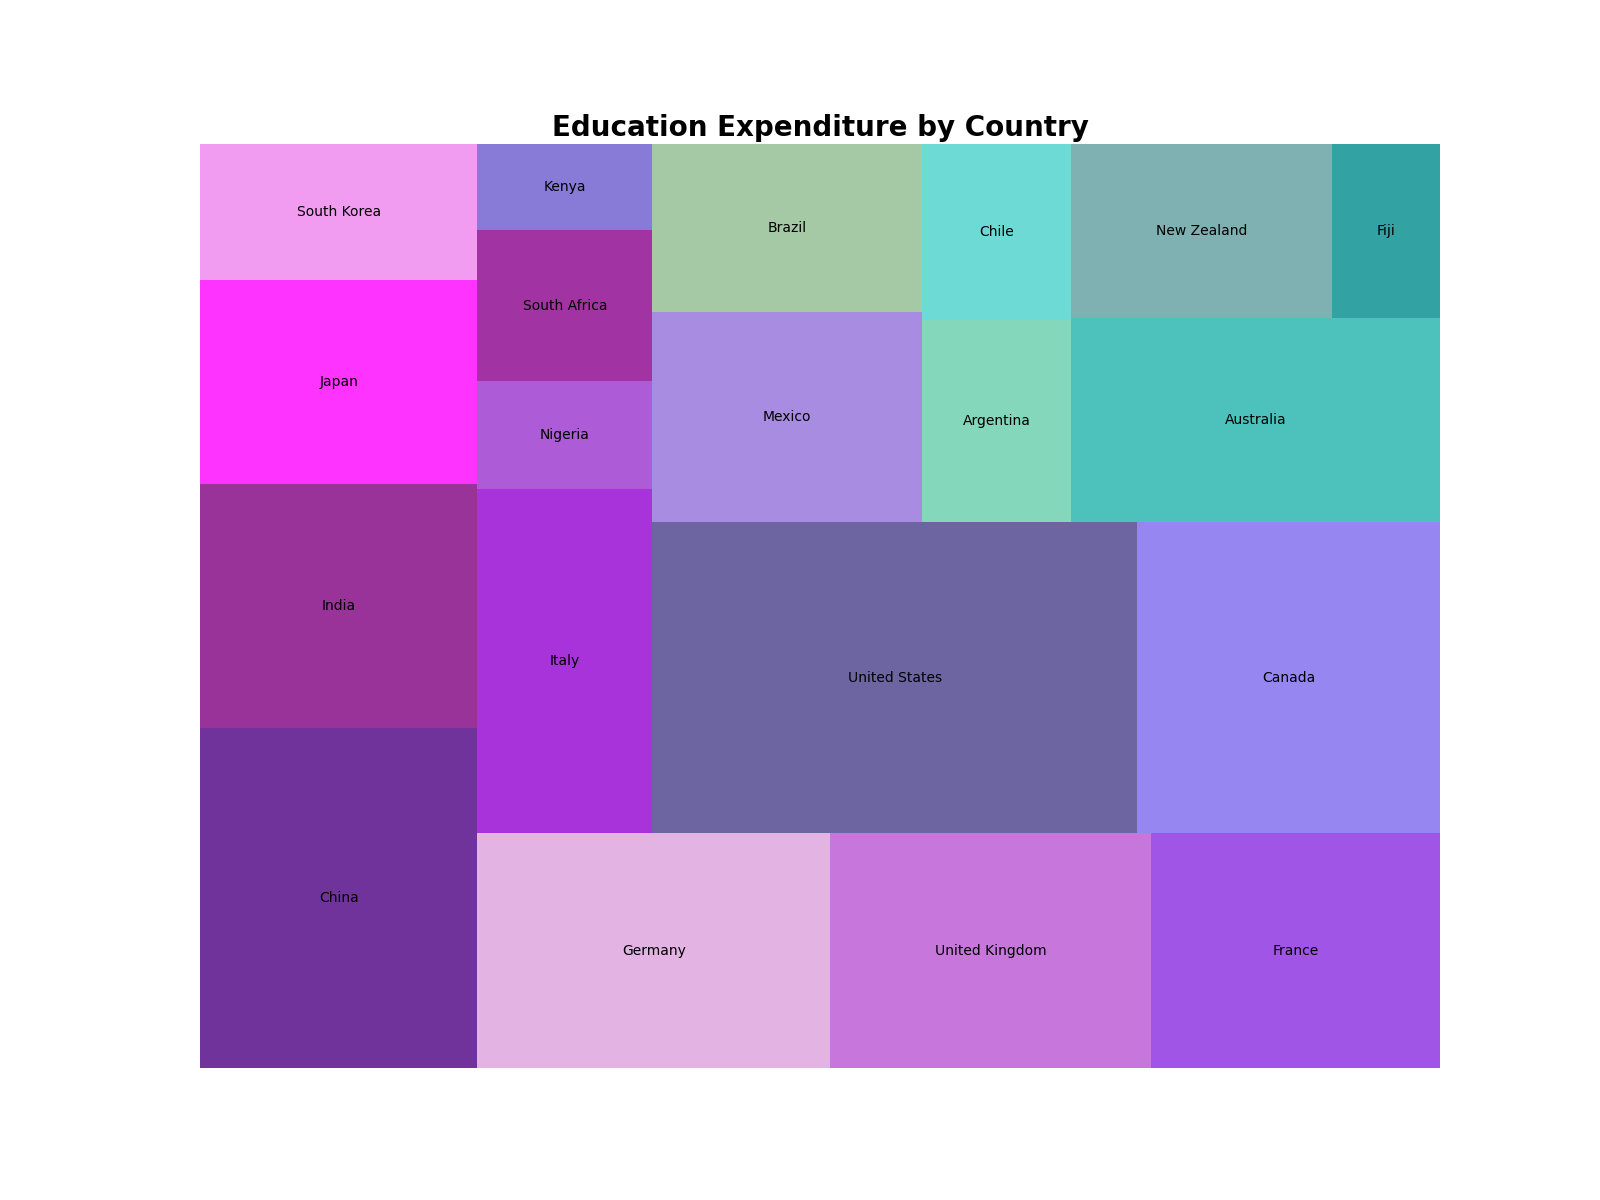

This figure's Python source:

import matplotlib.pyplot as plt
import pandas as pd
import squarify

data = {
    'Continent': ['Asia', 'Asia', 'Asia', 'Asia', 'Europe', 'Europe', 'Europe', 'Europe', 
                  'Africa', 'Africa', 'Africa', 'North America', 'North America', 'North America', 
                  'South America', 'South America', 'South America', 'Oceania', 'Oceania', 'Oceania'],
    'Country': ['China', 'India', 'Japan', 'South Korea', 'Germany', 'United Kingdom', 'France', 'Italy', 
                'Nigeria', 'South Africa', 'Kenya', 'United States', 'Canada', 'Mexico', 
                'Brazil', 'Argentina', 'Chile', 'Australia', 'New Zealand', 'Fiji'],
    'Education_Expenditure': [25000, 18000, 15000, 10000, 22000, 20000, 18000, 16000, 
                              5000, 7000, 4000, 40000, 25000, 15000, 12000, 8000, 7000, 
                              20000, 12000, 5000]
}

df = pd.DataFrame(data)

plt.figure(figsize=(16, 12))
colors = ['#4B0082', '#800080', '#FF00FF', '#EE82EE', '#DDA0DD', '#BA55D3', 
          '#8A2BE2', '#9400D3', '#9932CC', '#8B008B', '#6A5ACD', '#483D8B', 
          '#7B68EE', '#9370DB', '#8FBC8F', '#66CDAA', '#48D1CC', '#20B2AA', 
          '#5F9EA0', '#008B8B']
squarify.plot(sizes=df['Education_Expenditure'], label=df['Country'], color=colors, alpha=0.8)
plt.title('Education Expenditure by Country', fontsize=20, fontweight='bold')
plt.axis('off')

plt.show()
